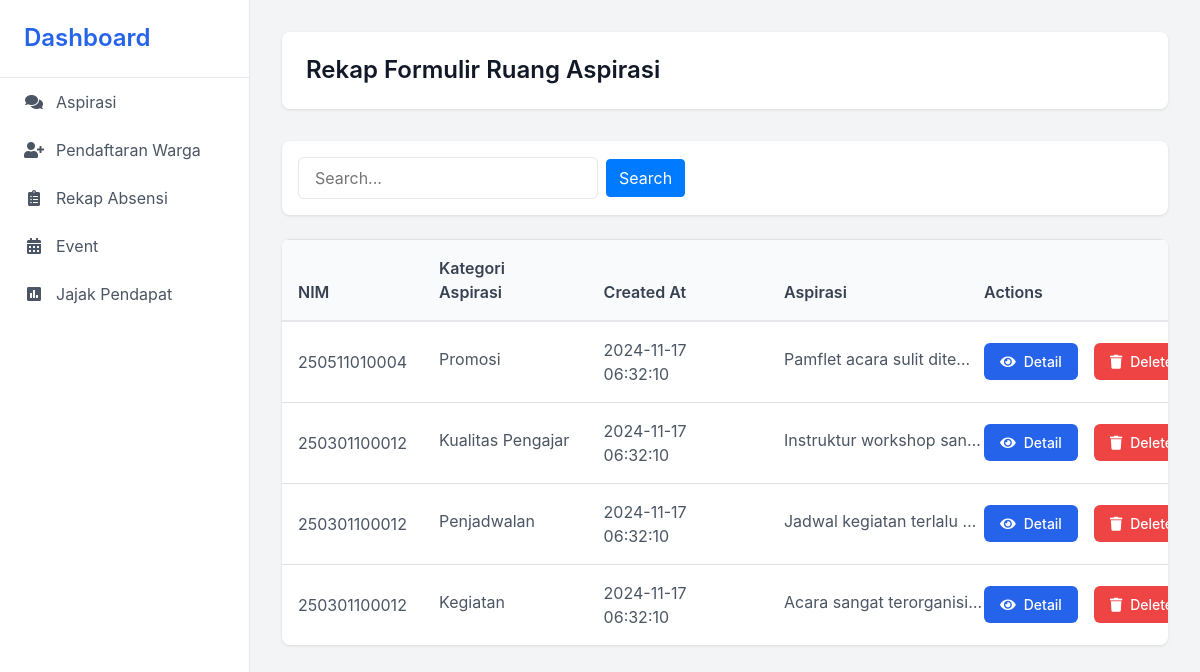
/app/warga/test.php, run on the app's committed database.
### tables this page shows
CREATE TABLE `formulir_kepuasan` (
  `id_formulir` int(11) NOT NULL,
  `nim` varchar(12) DEFAULT NULL,
  `pesan` text DEFAULT NULL,
  `created_at` timestamp NOT NULL DEFAULT current_timestamp() ON UPDATE current_timestamp(),
  `kategori` varchar(255) DEFAULT NULL
);

### app/warga/test.php (the view, shortened to what this page needs)
<!DOCTYPE html>
<html lang="en">
<head>
    <link href="https://stackpath.bootstrapcdn.com/bootstrap/4.5.2/css/bootstrap.min.css" rel="stylesheet">
    <link href="https://cdnjs.cloudflare.com/ajax/libs/font-awesome/5.15.4/css/all.min.css" rel="stylesheet">
</head>
<body>
    <div class="sidebar">
        <div class="sidebar-header">
            <h4>Dashboard</h4>
        </div>
        <a href="aspirasi.php" class="nav-item">
            <i class="fas fa-comments"></i>
            Aspirasi
        </a>
        <a href="#" class="nav-item">
            <i class="fas fa-user-plus"></i>
            Pendaftaran Warga
        </a>
        <a href="#" class="nav-item">
            <i class="fas fa-clipboard-list"></i>
            Rekap Absensi
        </a>
        <a href="#" class="nav-item">
            <i class="fas fa-calendar-alt"></i>
            Event
        </a>
        <a href="puas-kegiatan.php" class="nav-item">
            <i class="fas fa-poll"></i>
            Jajak Pendapat
        </a>
    </div>
    <div class="main-content">
        <div class="page-header">
            <h1 class="page-title">Rekap Formulir Ruang Aspirasi</h1>
        </div>
        <div class="search-container">
            <form method="GET" class="d-flex align-items-center">
                <input type="text" name="search" class="search-input" placeholder="Search..."
                    value="<?php echo isset($_GET['search']) ? htmlspecialchars($_GET['search']) : ''; ?>">
                <button type="submit" class="btn btn-primary ml-2">Search</button>
            </form>
        </div>
        <div class="custom-table">
            <table class="table">
                <thead>
                    <tr>
                        <th>NIM</th>
                        <th>Kategori Aspirasi</th>
                        <th>Created At</th>
                        <th>Aspirasi</th>
                        <th>Actions</th>
                    </tr>
                </thead>
                <tbody>
                    <?php
                    $conn = new mysqli("localhost", "root", "", "asrama");
                    $search = isset($_GET['search']) ? $_GET['search'] : '';
                    $whereClause = "";
                    $limit = 10;
                    $page = isset($_GET['page']) ? (int)$_GET['page'] : 1;
                    $start = ($page - 1) * $limit;
                    $query = "SELECT fk.*, w.nama, w.prodi
                            FROM formulir_kepuasan fk
                            LEFT JOIN warga w ON fk.nim = w.nim "
                        . $whereClause .
                        " ORDER BY fk.created_at DESC LIMIT ?, ?";
                    if (!empty($search)) {
                        $stmt = $conn->prepare($query);
                        $stmt->bind_param("sssii", $searchTerm, $searchTerm, $searchTerm, $start, $limit);
                    } else {
                        $stmt = $conn->prepare($query);
                        $stmt->bind_param("ii", $start, $limit);
                    }
                    $stmt->execute();
                    $result = $stmt->get_result();
                    if ($result->num_rows > 0) {
                        while ($row = $result->fetch_assoc()) {
                            echo "<tr>";
                            echo "<td>" . htmlspecialchars($row["nim"]) . "</td>";
                            echo "<td><span class='truncate-text' data-full-text='" . htmlspecialchars($row["kategori"]) . "'>"
                                . htmlspecialchars($row["kategori"]) . "</span></td>";
                            echo "<td>" . htmlspecialchars($row["created_at"]) . "</td>";
                            echo "<td><span class='truncate-text' data-full-text='" . htmlspecialchars($row["pesan"]) . "'>"
                                . htmlspecialchars(substr($row["pesan"], 0, 100)) . "...</span></td>";
                            echo "<td>";
                            echo "<div class='action-buttons'>";
                            echo "<a href='detail_aspirasi.php?id=" . $row["id_formulir"] . "' class='btn btn-action btn-detail'>
                                    <i class='fas fa-eye'></i> Detail
                                  </a>";
                            echo "<button class='btn btn-action btn-delete' onclick='deleteAspirasi(" . $row["id_formulir"] . ")'>
                                    <i class='fas fa-trash'></i> Delete
                                  </button>";
                            echo "</div>";
                            echo "</td>";
                            echo "</tr>";
                        }
                    } else {
                        echo "<tr><td colspan='5' class='text-center'>No records found</td></tr>";
                    }
                    ?>
                </tbody>
            </table>
        </div>
    </div>
</body>
</html>

### app/warga/test.php (style rules this page uses)
:root { --primary-color: #2563eb; --sidebar-width: 250px; --header-height: 60px; }
body { font-family: 'Inter', sans-serif; background-color: #f3f4f6; margin: 0; padding: 0; }
.sidebar { height: 100vh; width: var(--sidebar-width); background: white; position: fixed; left: 0; top: 0; border-right: 1px solid #e5e7eb; z-index: 1000; }
.sidebar-header { padding: 1.5rem; border-bottom: 1px solid #e5e7eb; }
.sidebar-header h4 { color: var(--primary-color); font-weight: 600; margin: 0; }
.nav-item { padding: 0.75rem 1.5rem; color: #4b5563; display: flex; align-items: center; text-decoration: none; transition: all 0.3s ease; }
.nav-item i { margin-right: 0.75rem; width: 20px; text-align: center; }
.main-content { margin-left: var(--sidebar-width); padding: 2rem; }
.page-header { background: white; padding: 1.5rem; border-radius: 0.5rem; box-shadow: 0 1px 3px rgba(0, 0, 0, 0.1); margin-bottom: 2rem; }
.page-title { font-size: 1.5rem; color: #111827; font-weight: 600; margin: 0; }
.custom-table { background: white; border-radius: 0.5rem; overflow: hidden; box-shadow: 0 1px 3px rgba(0, 0, 0, 0.1); }
.table { margin-bottom: 0; }
.table thead th { background-color: #f9fafb; color: #374151; font-weight: 600; border-bottom: 2px solid #e5e7eb; padding: 1rem; }
.table tbody td { padding: 1rem; color: #4b5563; vertical-align: middle; }
.table td { max-width: 200px; position: relative; }
.truncate-text { position: relative; max-width: 200px; overflow: hidden; text-overflow: ellipsis; white-space: nowrap; display: inline-block; }
.action-buttons { display: flex; gap: 0.5rem; align-items: start; }
.btn-action { padding: 0.5rem 1rem; border-radius: 0.375rem; font-weight: 500; font-size: 0.875rem; display: inline-flex; align-items: center; justify-content: start; gap: 0.5rem; border: none; cursor: pointer; }
.btn-detail { background-color: var(--primary-color); color: white; margin-right: 0.5rem; }
.btn-delete { background-color: #ef4444; color: white; }
.search-container { background: white; border-radius: 0.5rem; padding: 1rem; margin-bottom: 1.5rem; box-shadow: 0 1px 3px rgba(0, 0, 0, 0.1); }
.search-input { border: 1px solid #e5e7eb; border-radius: 0.375rem; padding: 0.5rem 1rem; width: 100%; max-width: 300px; }
.table tr { position: relative; }

### data on the page
formulir_kepuasan: nim "250511010004", kategori "Promosi", created_at "2024-11-17 06:32:10", pesan "Pamflet acara sulit dite…"
formulir_kepuasan: nim "250301100012", kategori "Kualitas Pengajar", created_at "2024-11-17 06:32:10", pesan "Instruktur workshop san…"
formulir_kepuasan: nim "250301100012", kategori "Penjadwalan", created_at "2024-11-17 06:32:10", pesan "Jadwal kegiatan terlalu…"
formulir_kepuasan: nim "250301100012", kategori "Kegiatan", created_at "2024-11-17 06:32:10", pesan "Acara sangat terorganisi…"
